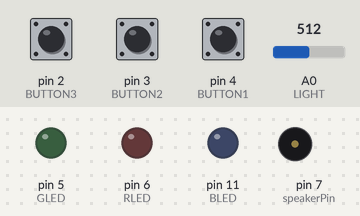
Bench run of a sketch on a simulated Arduino Uno, built with avr-gcc and run on an emulated ATmega328P. On the bench: output pins drawn as LEDs (lit = HIGH), buzzer (waves = sounding). The inputs (shaded band) are chosen by the test bench; at power-on: pin 2 (BUTTON3) LOW, pin 3 (BUTTON2) LOW, pin 4 (BUTTON1) LOW, A0 (LIGHT) = 512. Random numbers use the default seed unless the sketch sets one.

Above: at 1.2 s.
1.3 s: pin 2 (BUTTON3) pulled HIGH for 0.15 s
At 1.72 s:
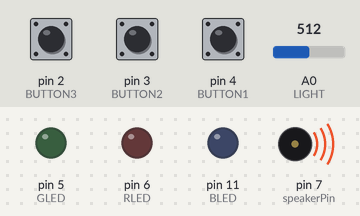
3.4 s: pin 2 (BUTTON3) pulled HIGH for 1 s
At 4.3 s:
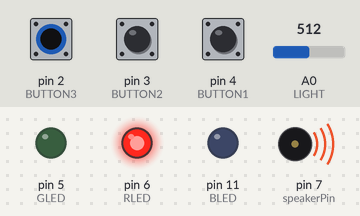
7.4 s: pin 2 (BUTTON3) pulled HIGH for 3.2 s
At 12.8 s:
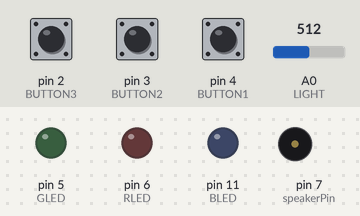
Timing chart, 0 to 14.3 s (numbered marks = the images above; inputs shaded):
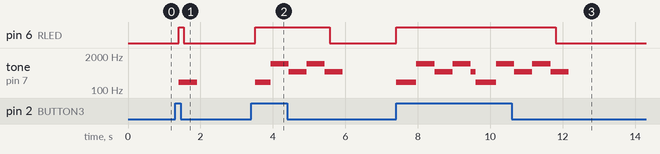

Measured:
- after the input at 1.3 s, pin 6 (RLED): LOW → HIGH after 0.11 s, → LOW 0.14 s later; tone on pin 7 (speakerPin): silent → 200 Hz after 0.11 s, → silent 0.50 s later
- after the input at 3.4 s, pin 6 (RLED): LOW → HIGH after 0.11 s, → LOW 2.1 s later; tone on pin 7 (speakerPin): silent → 200 Hz after 0.11 s, then repeats every 1.0 s: 1000 Hz 0.50 s, 500 Hz 0.50 s
- after the input at 7.4 s, pin 6 (RLED): LOW → HIGH at once, → LOW 4.4 s later; tone on pin 7 (speakerPin): plays 200 Hz for 0.56 s, 1000 Hz for 0.50 s, 500 Hz for 0.50 s, 1000 Hz for 0.50 s, 500 Hz for 0.14 s, 200 Hz for 0.56 s … (10 notes in this stretch), starting at once

The sketch:

guessing_game.ino
```cpp
const int RLED = 6; //Red LED on Pin 6
const int BLED = 11; //Blue LED on Pin 11
const int GLED = 5; //Green LED on Pin 5
const int speakerPin = 7;
const int BUTTON1 = 4; //The Button is connected to pin 4
const int BUTTON2 = 3; //The Button is connected to pin 3
const int BUTTON3 = 2; //The Button is connected to pin 2
const int MIN_LIGHT = 40; //Minimum expected light value
const int MAX_LIGHT = 200; //Maximum Expected Light value
const int LIGHT = 0; //Lght Sensor on analog pin A0
int val = 0; //variable to hold the analog reading
int numOfRights = 0;
int numOfWrongs = 0;
bool end = false;

void setup()
{
  Serial.begin(9600);
  pinMode(GLED, OUTPUT); //Set Green LED as Output
  pinMode(RLED, OUTPUT); //Set Red LED as Output
  pinMode(BLED, OUTPUT); //Set Blue LED as Output
  pinMode(speakerPin, OUTPUT); //Set speaker as Output
  pinMode(BUTTON1, INPUT); //Set button as input
  pinMode(BUTTON2, INPUT); //Set button as input
  pinMode(BUTTON3, INPUT); //Set button as input

}

int brightness()
{
  val = analogRead(LIGHT); //Read the light sensor
  val = map(val, MIN_LIGHT, MAX_LIGHT, 0, 255); //Map the light reading
  val = constrain(val, 0, 255); //Constrain light value

  return val;
}

int randomChoice()
{
  int computerChoice;

  randomSeed(analogRead(0));
  computerChoice = random(1, 4);

  return computerChoice;
}

void playSound(int button, int trueNum)
{
  if (digitalRead(button) == trueNum)
  {
    tone(speakerPin, 1000, 500);
  }

  else
  {
    tone (speakerPin, 200, 500);
  }
}

void setMode(int trueNum)
{
  //Button 1
  if (digitalRead(BUTTON1) == HIGH && digitalRead(BUTTON1) == trueNum)
  {
    analogWrite(GLED, brightness());
    playSound(BUTTON1, trueNum);
    numOfRights++;
  }

  else if (digitalRead(BUTTON1) == HIGH && digitalRead(BUTTON1) != trueNum)
  {
    analogWrite(RLED, brightness());
    playSound(BUTTON1, trueNum);
    numOfWrongs++;
  }

  //Button 2
  else if (digitalRead(BUTTON2) == HIGH && digitalRead(BUTTON2) == trueNum)
  {
    analogWrite(GLED, brightness());
    playSound(BUTTON2, trueNum);
    numOfRights++;
  }

  else if (digitalRead(BUTTON2) == HIGH && digitalRead(BUTTON2) != trueNum)
  {
    analogWrite(RLED, brightness());
    playSound(BUTTON2,trueNum);
    numOfWrongs++;
  }

  //Button 3
  else if (digitalRead(BUTTON3) == HIGH && digitalRead(BUTTON3) == trueNum)
  {
    analogWrite(GLED, brightness());
    playSound(BUTTON3, trueNum);
    numOfRights++;
  }

  else if (digitalRead(BUTTON3) == HIGH && digitalRead(BUTTON3) != trueNum)
  {
    analogWrite(RLED, brightness());
    playSound(BUTTON3,trueNum);
    numOfWrongs++;
  }

  //OFF (mode = 0)
  else
  {
    digitalWrite(RLED, LOW);
    digitalWrite(GLED, LOW);
    digitalWrite(BLED, LOW);
  }

    if (numOfWrongs >= 5)
    {
      tone(speakerPin, 1000, 500);
      delay(500);
      tone(speakerPin, 500, 500);
      delay(500);
      tone(speakerPin, 1000, 500);
      delay(500);
      tone(speakerPin, 500, 500);

      end = true;
    }

    else if (numOfRights >= 5)
    {
      tone(speakerPin, 2000, 500);
      delay(500);
      tone(speakerPin, 1000, 500);
      delay(500);
      tone(speakerPin, 2000, 500);
      delay(500);
      tone(speakerPin, 1000, 500);

      end = true;
    }
}

void loop()
{
  delay(140);
  randomChoice();
  setMode(randomChoice());

  if (end == true)
  {
    numOfWrongs = 0;
    numOfRights = 0;

    end = false;
  }

  //Serial.println(val);
  //Serial.println(numOfWrongs);
  //Serial.println(numOfRights);
  //Serial.println(randomChoice());
}
```
